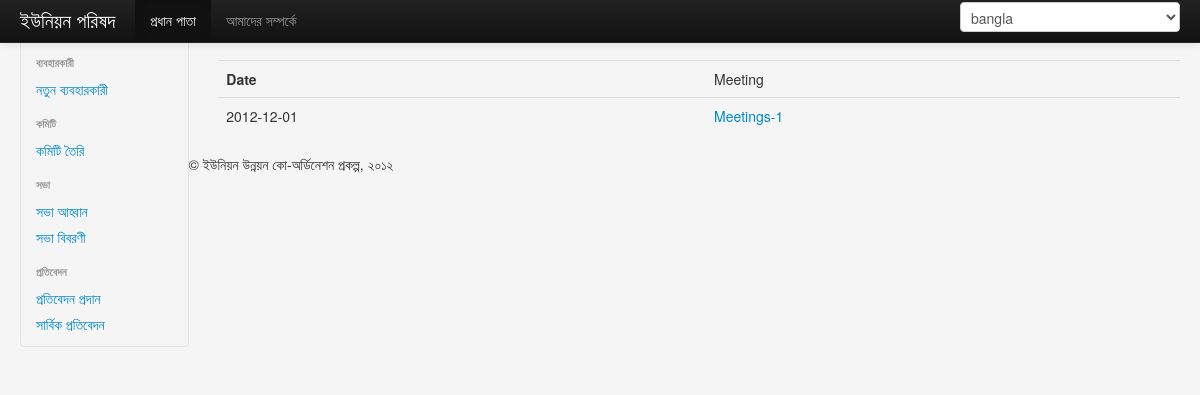
The page /index.php/meeting/view on the database as committed earlier.
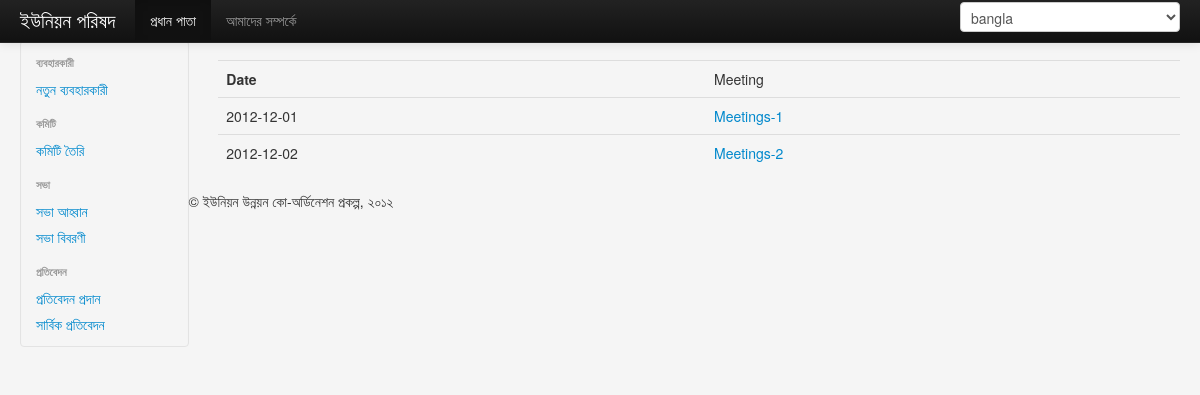
The same page on the database as committed later.
### tables this page shows
CREATE TABLE IF NOT EXISTS `meeting` (
  `meeting_id` int(11) NOT NULL AUTO_INCREMENT,
  `union_code` int(11) NOT NULL,
  `date` date DEFAULT NULL,
  `time` timestamp NULL DEFAULT NULL,
  `president_id` int(11) DEFAULT NULL,
  `place` text,
  PRIMARY KEY (`meeting_id`)
);

### application/libraries/Bootstrap.php (called while the page is built, shortened)
<?php
class Bootstrap {
    private $ci;
    function __construct() {
        $this->ci = & get_instance();;
    }
    function viewLoader($viewFile='', $data= array(), $headerData = array() ) {
        if( empty($headerData) ){
            $headerData = array('title' => 'Coordination Power');
        }
        $this->ci->load->view('bootstrap/header', $headerData );
        $this->ci->load->view('bootstrap/sidebar');
        $this->ci->load->view($viewFile, $data);
        $this->ci->load->view('bootstrap/footer');
    }
}

### application/controllers/meeting.php (called while the page is built, shortened)
<?php if ( ! defined('BASEPATH')) exit('No direct script access allowed');
class Meeting extends MY_Controller {
    function view($meetingId = null) {
        $this->load->model('Meeting_model');
        if (is_numeric($meetingId)) {
            $meeting = $this->Meeting_model->getInfo($meetingId);
            $this->load->model('User_model');
            $president = $this->User_model->getUserDetailsByUserId($meeting->president_id);
            $this->load->model('Report_model');
            $reports = $this->Report_model->get($meetingId);
            $reportsAvailable = true;
            if (empty($reports)) {
                $reportsAvailable = false;
            }
            $this->bootstrap->viewLoader('meeting/details', array('meeting' => $meeting, 'president' => $president, 'reportsAvailable' => $reportsAvailable));
        } else {
            $meetings = $this->Meeting_model->get(0, 100);
            $this->bootstrap->viewLoader(
                    'meeting/view', array('meetings' => $meetings)
            );
        }
    }
}

### index.php (called while the page is built, shortened)
<?php
require_once BASEPATH.'core/CodeIgniter.php';

### application/models/meeting_model.php (called while the page is built, shortened)
<?php
class Meeting_model extends CI_Model {
    function get( $offset, $limit){
        return $this->db->get(TABLE_MEETING,   $limit, $offset)->result();
    }
}
?>

### application/views/meeting/view.php (the view)
<div class="span10">
    <div class="row-fluid">
        <br />
        <table class="table">
            <tr><th>Date</th> <td>Meeting</td></tr>
            <?php foreach ($meetings as $meeting) { ?>
                <tr>
                    <td ><?php echo $meeting->date; ?></td>
                    <td > <a href="<?php echo site_url('meeting/view/'.$meeting->meeting_id);?>"> Meetings-<?php echo $meeting->meeting_id; ?> </a> </td>
                </tr>
            <?php } ?>
        </table>
    </div>
</div>

Rows that differ between the two databases and show on the page:
added meeting: date "2012-12-02", meeting_id "2"
